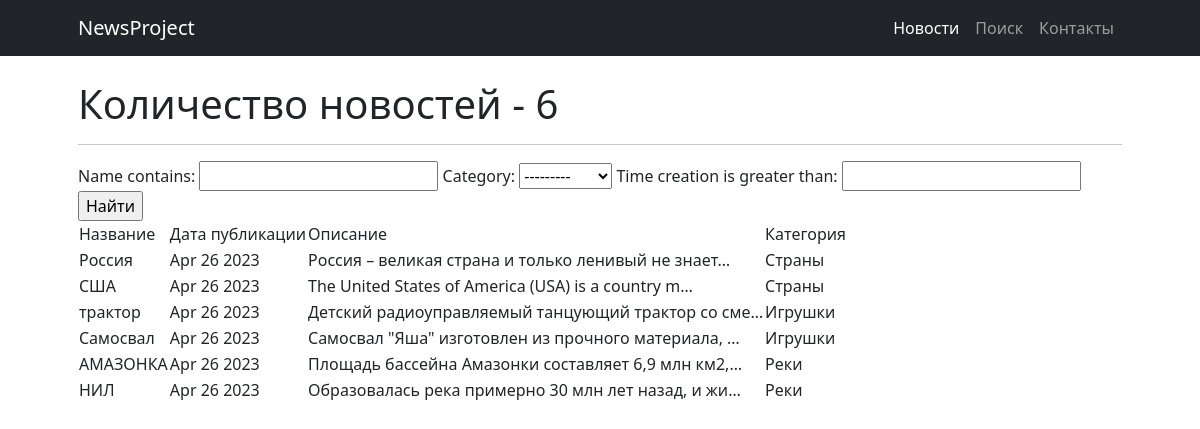
Before: /news/search with the older database file.
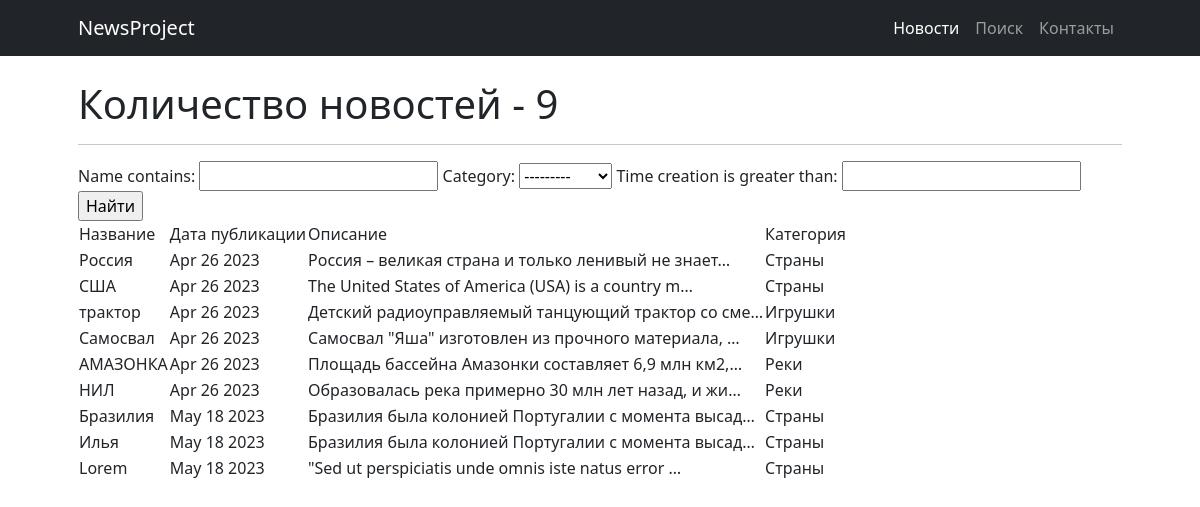
After: the same page with the newer database file.
### news/models.py (models this page shows, shortened)
class News(models.Model):
    name = models.CharField(
        max_length=50,
        unique=True,
    )
    description = models.TextField()
    category = models.ForeignKey(
        to='Category',
        on_delete=models.CASCADE,
        related_name='news',
    )
    time_creation = models.DateTimeField(auto_now_add = True)

class Category(models.Model):
    name = models.CharField(max_length=100, unique=True)
    subscribers = models.ManyToManyField(User, blank=True)
    def __str__(self):
        return f'{self.name.title()}'

### news/views.py (the view)
# urls.py: path('search', NewsSearch.as_view()),
class NewsSearch(ListView):
    model = News
    template_name = 'search.html'
    context_object_name = 'news'
    queryset = News.objects.order_by('id')
    def get_context_data(self, **kwargs):
        context = super().get_context_data(**kwargs)
        context['filter'] = NewsFilter(self.request.GET, queryset=self.get_queryset())
        return context

### templatetags/custom_filters.py (called while the page is built)
@register.filter(name='filter_message')
def filter_message(message: str):
    variants = ['отстой', 'говно', 'тварь', 'дурак', 'чмо']
    ln = len(variants)
    filtred_message = ''
    string = ''
    string2 = ''
    pattern = ' * '
    for i in message:
        string += i
        string2 = string.lower()
        flag = 0
        for j in variants:
            if not string2 in j:
                flag += 1
            if string2 == j:
                filtred_message += pattern
                flag -= 1
                string = ''
        if flag == ln:
            filtred_message += string
            string = ''
    if string2 != '' and string2 not in variants:
        filtred_message += string
    elif string2 != '':
        filtred_message += pattern
    return filtred_message

### templates/search.html (shortened to what this page needs)
{% extends 'flatpages/default.html' %}
{% load custom_filters %}
{% block content %}
    <h1>Количество новостей - {{ news|length }}</h1>
    <hr>
    <form method="GET">
        {{ filter.form }}
        <input type="submit" value="Найти">
    </form>
    {% if news %}
        <table>
            <tr>
                <td>
                    Название
                </td>
                <td>
                    Дата публикации
                </td>
                <td>
                    Описание
                </td>
                <td>
                    Категория
                </td>
            </tr>
        {% for new in filter.qs %}
            <tr>
                <td>
                    {{ new.name|filter_message }}
                </td>
                <td>
                    {{ new.time_creation|date:'M d Y'}}
                </td>
                <td>
                    {{ new.description|truncatechars:50|filter_message}}
                </td>
                <td>
                    {{ new.category.name }}
                </td>
            </tr>
        {% endfor %}
        </table>
    {% else %}
        <h2> Новостей нет!</h2>
    {% endif %}
{% endblock content %}

### templates/flatpages/default.html (shortened to what this page needs)
{% load static %}
<!DOCTYPE html>
<html lang="en">
    <head>
        <link href="https://cdn.jsdelivr.net/npm/bootstrap-icons@1.4.1/font/bootstrap-icons.css" rel="stylesheet" />
        <link href="{% static 'css/styles.css' %}" rel="stylesheet">
    </head>
    <body>
        <nav class="navbar navbar-expand-lg navbar-dark bg-dark">
            <div class="container px-lg-5">
                <a class="navbar-brand" href="#!">NewsProject</a>
                <div class="collapse navbar-collapse" id="navbarSupportedContent">
                    <ul class="navbar-nav ms-auto mb-2 mb-lg-0">
                        <li class="nav-item"><a class="nav-link active" aria-current="page" href="/news">Новости</a></li>
                        <li class="nav-item"><a class="nav-link" href="search">Поиск</a></li>
                        <li class="nav-item"><a class="nav-link" href="#!">Контакты</a></li>
                    </ul>
                </div>
            </div>
        </nav>
        <section class="pt-4">
            <div class="container px-lg-5">
                {% block content %}{% endblock content %}
            </div>
        </section>
    </body>
</html>

Changed rows visible on the page:
added News: name|filter_message "Бразилия", time_creation "May 18 2023", description|filter_message "Бразилия была колонией Португалии с момента высад…", category.name "Страны"
added News: name|filter_message "Илья", time_creation "May 18 2023", description|filter_message "Бразилия была колонией Португалии с момента высад…", category.name "Страны"
added News: name|filter_message "Lorem", time_creation "May 18 2023", description|filter_message "\"Sed ut perspiciatis unde omnis iste natus error …", category.name "Страны"
Other visible differences:
{{ news|length }}: "6" → "9"
